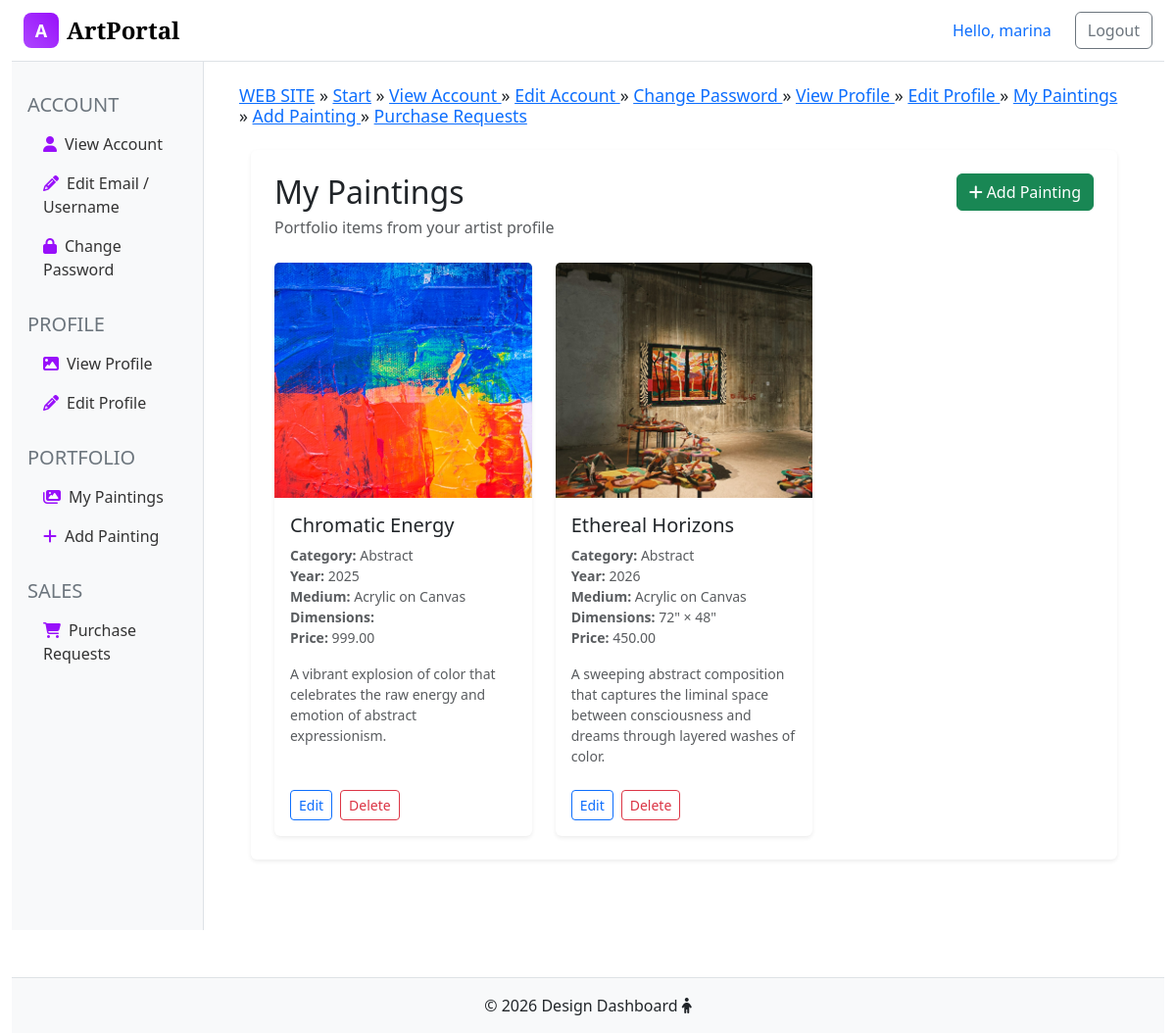
Page /dashboard/my-paintings (signed in) on the committed database.
### tables this page shows
CREATE TABLE `paintings` (
  `id` int(11) NOT NULL,
  `title` varchar(255) NOT NULL,
  `description` text NOT NULL,
  `image` varchar(255) NOT NULL,
  `file_hash` char(32) DEFAULT NULL COMMENT 'MD5 hash of uploaded image file',
  `year_created` year(4) NOT NULL,
  `category_id` int(11) NOT NULL,
  `artist_id` int(11) NOT NULL,
  `medium` varchar(255) NOT NULL,
  `dimensions` varchar(100) NOT NULL,
  `price` decimal(10,2) NOT NULL,
  `created_at` datetime NOT NULL DEFAULT current_timestamp(),
  `updated_at` datetime NOT NULL DEFAULT current_timestamp()
);

CREATE TABLE `categories` (
  `id` int(11) NOT NULL,
  `name` varchar(50) NOT NULL
);

### dashboard/controllers/HomeController.php (called while the page is built, shortened)
<?php
class HomeController {
    public static function myPaintings() {
        $artist = Artists::getArtistByUserId((int)$_SESSION['userId']);
        $paintings = Paintings::getPaintingsByArtistPortfolio((int)$artist['id']);
        include_once('views/my-paintings.php');
    }
}
?>

### dashboard/index.php (called while the page is built, shortened)
<?php
require_once '../config/Database.php';
include_once("../models/Artists.php");
include_once("../models/Paintings.php");
include_once("controllers/HomeController.php");
include('routes/routing.php');

### models/Artists.php (called while the page is built, shortened)
<?php
class Artists {
    public static function getArtistByUserId($userId) {
        $query = "SELECT * FROM artists WHERE user_id = ?";
        $db = new Database();
        return $db->getOne($query, [$userId]);
    }
}
?>

### config/Database.php (called while the page is built, shortened)
<?php
class Database {
    private $conn;
    private $host;
    private $user;
    private $password;
    private $baseName;
    function __construct() {
        $this->host = $_ENV['DB_HOST'] ?? 'localhost';
        $this->user = $_ENV['DB_USER'] ?? 'root';
        $this->password = $_ENV['DB_PASSWORD'] ?? '';
        $this->baseName = $_ENV['DB_NAME'] ?? 'art_portal';
    }
    function connect() {
        if (!$this->conn) {
            try {
                $this->conn = new PDO('mysql:host='.$this->host.';dbname='.$this->baseName.';charset=utf8mb4',
                $this->user,
                $this->password,
                );
                $this->conn->setAttribute(PDO::ATTR_ERRMODE, PDO::ERRMODE_EXCEPTION);
            }
            catch (PDOException $e) {
                error_log('Database connection error: ' . $e->getMessage());
                throw new Exception('Database connection error');
            }
        }
        return $this->conn;
    }
    function disconnect() {
        if ($this->conn) {
            $this->conn = null;
        }
    }
    function getOne($query, $params = []) {
        try {
        $stmt = $this->conn->prepare($query);
        $stmt->execute($params);
        $stmt->setFetchMode (PDO::FETCH_ASSOC);
        $response = $stmt->fetch();
        return $response;
        } catch (PDOException $e) {
            error_log('Database query error: ' . $e->getMessage());
            throw new Exception('Database operation failed');
        }
    }
    function getAll($query, $params = []) {
        try {
            $stmt = $this->conn->prepare($query);
        $stmt->execute($params);
        $stmt->setFetchMode(PDO::FETCH_ASSOC);
        $response = $stmt->fetchAll();
        return $response;
        } catch (PDOException $e) {
            error_log('Database query error: ' . $e->getMessage());
            throw new Exception('Database operation failed');
        }
    }
}

### models/Paintings.php (called while the page is built, shortened)
<?php
class Paintings{
    public static function getPaintingsByArtistPortfolio($id) {
        $query = "SELECT paintings.*, categories.name AS category_name
        FROM paintings
        JOIN categories ON paintings.category_id = categories.id
        WHERE paintings.artist_id = ?
        ORDER BY paintings.id DESC";
        $db = new Database();
        return $db->getAll($query, [$id]);
    }
}
?>

### dashboard/views/my-paintings.php (the view, shortened to what this page needs)
<div class="container mt-4 mb-5">
    <div class="card shadow-sm border-0">
        <div class="card-body p-4">
            <div class="d-flex justify-content-between align-items-start gap-3 flex-wrap mb-4">
                <div>
                    <h2 class="mb-1">My Paintings</h2>
                    <p class="text-muted mb-0">Portfolio items from your artist profile</p>
                </div>
                <a class="btn btn-success" href="add-painting">
                    <i class="fa fa-plus me-1"></i>Add Painting
                </a>
            </div>
            <?php if (empty($paintings)): ?>
                <div class="alert alert-info mb-0">
                    You do not have any paintings yet.
                </div>
            <?php else: ?>
                <div class="row g-4">
                    <?php foreach ($paintings as $painting): ?>
                        <div class="col-md-6 col-xl-4">
                            <div class="card h-100 border-0 shadow-sm">
                                <img
                                    src="/artportal/images/paintings/<?php echo htmlspecialchars($painting['image'] ?? '', ENT_QUOTES, 'UTF-8'); ?>"
                                    class="card-img-top"
                                    alt="<?php echo htmlspecialchars($painting['title'] ?? 'Untitled', ENT_QUOTES, 'UTF-8'); ?>"
                                    onerror="this.onerror=null;this.src='/artportal/images/test.jpg';"
                                    style="object-fit: cover; height: 240px;"
                                >
                                <div class="card-body d-flex flex-column">
                                    <h5 class="card-title mb-2"><?php echo htmlspecialchars($painting['title'] ?? 'Untitled', ENT_QUOTES, 'UTF-8'); ?></h5>
                                    <div class="small text-muted mb-3">
                                        <div><strong>Category:</strong> <?php echo htmlspecialchars($painting['category_name'] ?? 'Unknown', ENT_QUOTES, 'UTF-8'); ?></div>
                                        <div><strong>Year:</strong> <?php echo htmlspecialchars((string)($painting['year_created'] ?? 'Unknown'), ENT_QUOTES, 'UTF-8'); ?></div>
                                        <div><strong>Medium:</strong> <?php echo htmlspecialchars($painting['medium'] ?? 'Unknown', ENT_QUOTES, 'UTF-8'); ?></div>
                                        <div><strong>Dimensions:</strong> <?php echo htmlspecialchars($painting['dimensions'] ?? 'Unknown', ENT_QUOTES, 'UTF-8'); ?></div>
                                        <div><strong>Price:</strong> <?php echo htmlspecialchars(number_format((float)($painting['price'] ?? 0), 2), ENT_QUOTES, 'UTF-8'); ?></div>
                                    </div>
                                    <p class="card-text text-muted small mb-4">
                                        <?php echo htmlspecialchars(mb_strimwidth((string)($painting['description'] ?? 'Unknown'), 0, 150, '...'), ENT_QUOTES, 'UTF-8'); ?>
                                    </p>
                                    <div class="mt-auto d-flex gap-2 flex-wrap">
                                        <a class="btn btn-outline-primary btn-sm" href="edit-painting?id=<?php echo (int)($painting['id'] ?? 0); ?>">Edit</a>
                                        <a class="btn btn-outline-danger btn-sm" href="delete-painting?id=<?php echo (int)($painting['id'] ?? 0); ?>">Delete</a>
                                    </div>
                                </div>
                            </div>
                        </div>
                    <?php endforeach; ?>
                </div>
            <?php endif; ?>
        </div>
    </div>
</div>
<?php
include 'views/templates/layout.php';
?>

### rows in the picture
paintings: image (picture), title "Chromatic Energy", category.name "Abstract", year_created "2025", medium "Acrylic on Canvas", price "999.00", description "A vibrant explosion of color that celebrates the raw energy and emotion of abstract expressionism."
paintings: image (picture), title "Ethereal Horizons", category.name "Abstract", year_created "2026", medium "Acrylic on Canvas", dimensions "72\" × 48\"", price "450.00", description "A sweeping abstract composition that captures the liminal space between consciousness and dreams through layered washes of color."

### other values in the picture
$_SESSION["name"] "marina"
